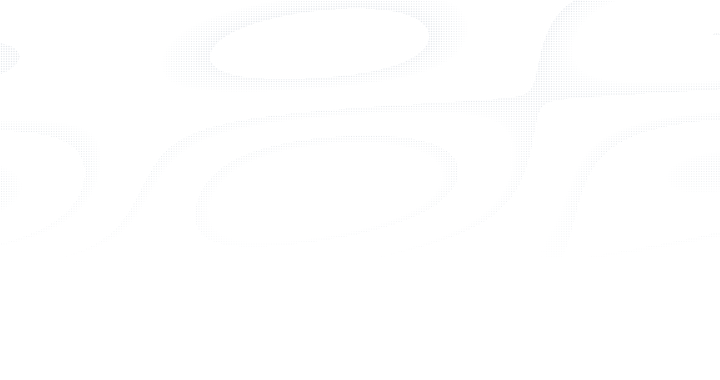
#> input picture assets/img/dither-bg-01.webp, 1440 x 759 px (shown at 1/2 size)
$ python slice.py ../../assets/img/dither-bg-01.webp ../../assets/img/dither-bg-03.webp 5
#> lines starting #> are read from the running program, lines starting #| are printed output that depends on the picture
from PIL import Image
import sys
src=sys.argv[1]; out=sys.argv[2]; n=int(sys.argv[3])
im=Image.open(src)
#> im is the input picture: PIL image 1440x759 RGBA; mean R, G, B, A 214, 220, 227, 2.6
W,H=im.size
#> W = 1440; H = 759
step=(H+n-1)//n
#> step = 152
for i in range(n):
    top=i*step; bot=min(H,top+step)
    if bot<=top: break
    c=im.crop((0,top,W,bot))
    sc=1100/W
    c=c.resize((1100,int((bot-top)*sc)), Image.LANCZOS)
    c.save(f"{out}-{i:02d}.png")
    print(out, i, top, bot)
#> this loop made 5 passes
#> pass 1, `c=im.crop((0,top,W,bot))`:
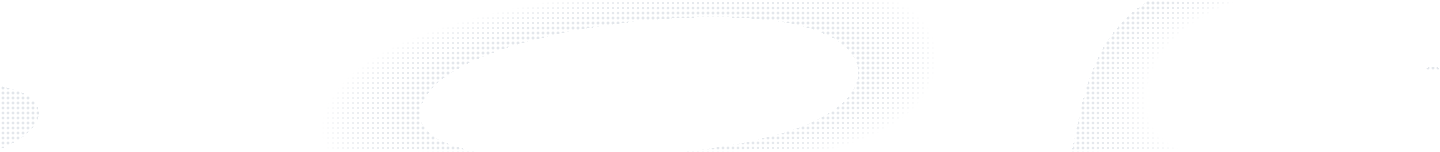
#> c: PIL image 1440x152 RGBA; mean R, G, B, A 214, 220, 227, 5.3; transparent parts drawn white
#> after the loop: c: PIL image 1100x115 RGBA; every value is 0
